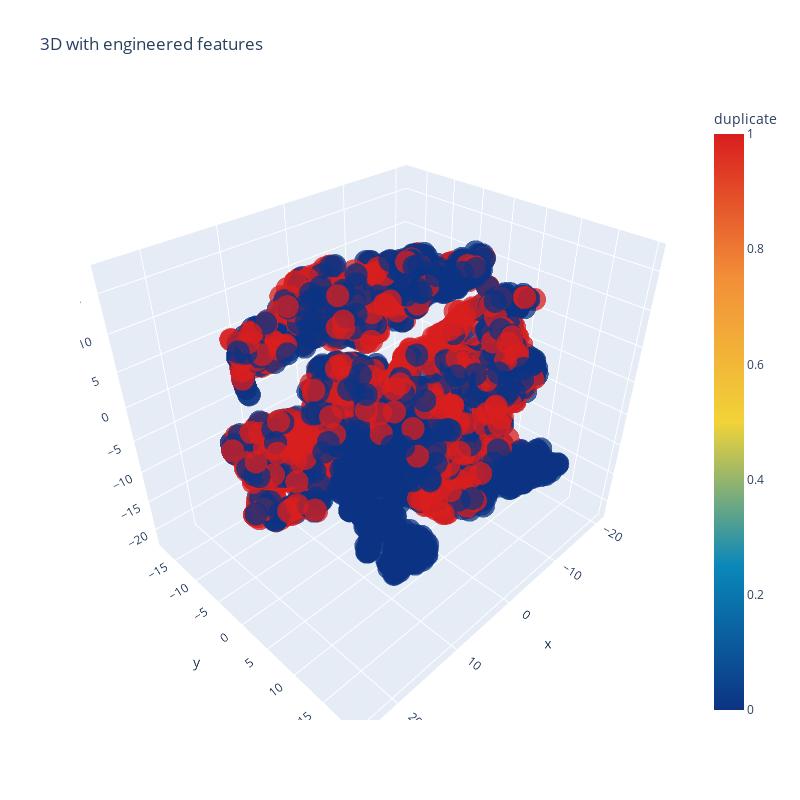

Here is the notebook cell this chart was saved with:
### Code cell
trace1 = go.Scatter3d(
    x=tsne3d[:,0],
    y=tsne3d[:,1],
    z=tsne3d[:,2],
    mode='markers',
    marker=dict(
        sizemode='diameter',
        color = y,
        colorscale = 'Portland',
        colorbar = dict(title = 'duplicate'),
        line=dict(color='rgb(255, 255, 255)'),
        opacity=0.75
    )
)

data=[trace1]
layout=dict(height=800, width=800, title='3D with engineered features')
fig=dict(data=data, layout=layout)
py.iplot(fig, filename='3DBubble')

### Figure 1 — Plotly figure (JSON) as saved in the notebook; plotly's stock layout.template omitted (floating-point values rounded to 4 significant figures; data arrays with more than 128 entries replaced by an {"elided": "..."} marker saying what was removed)
{"data": [{"marker": {"color": {"elided": "5000 int values"}, "colorbar": {"title": {"text": "duplicate"}}, "colorscale": [[0, "rgb(12,51,131)"], [0.25, "rgb(10,136,186)"], [0.5, "rgb(242,211,56)"], [0.75, "rgb(242,143,56)"], [1, "rgb(217,30,30)"]], "line": {"color": "rgb(255, 255, 255)"}, "opacity": 0.75, "sizemode": "diameter"}, "mode": "markers", "type": "scatter3d", "x": {"elided": "5000 float values"}, "y": {"elided": "5000 float values"}, "z": {"elided": "5000 float values"}}], "layout": {"height": 800, "title": {"text": "3D with engineered features"}, "width": 800}}
